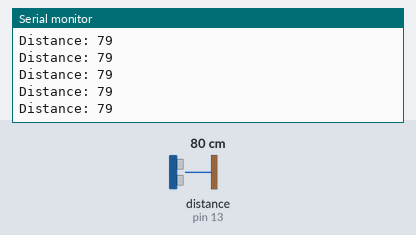
Simulated run of this sketch. Board: Arduino Uno, built with avr-gcc and run on an emulated ATmega328P. On the bench: the last lines printed to the serial monitor. Wiring (inferred from the names in the program): ultrasonic range finder: trigger pin 12; echo pin 13. The inputs (shaded band) are chosen by the test bench; at power-on: distance to the obstacle (sensor on pin 13) 80 cm. The echo pulse lasts 58.3 µs per cm.

Above: at 1.2 s.
1.3 s: distance to the obstacle (sensor on pin 13) set to 2 cm
At 2.1 s:
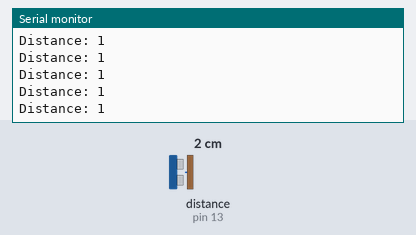
4.3 s: distance to the obstacle (sensor on pin 13) set to 120 cm
At 4.9 s:
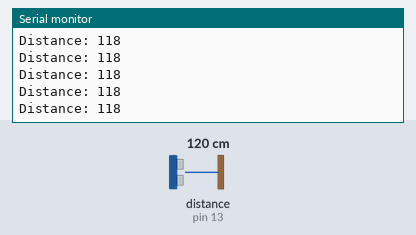
7.3 s: distance to the obstacle (sensor on pin 13) set to 4 cm
At 8.0 s:
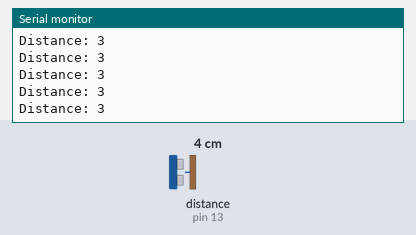
10.3 s: distance to the obstacle (sensor on pin 13) set to 18 cm
At 11.3 s:
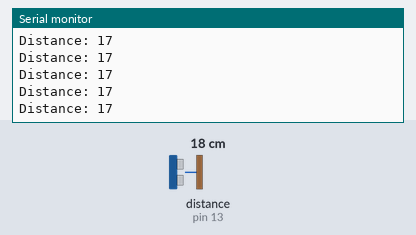
Timing chart, 0 to 13.3 s (numbered marks = the images above; inputs shaded):
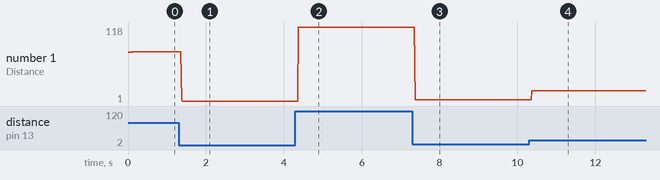

The sketch:

range.ino
```cpp
int TRIGGER_PIN = 12;
int ECHO_PIN = 13;

long duration;
int distance;

void setup() {

  pinMode(TRIGGER_PIN, OUTPUT);
  pinMode(ECHO_PIN, INPUT);

  Serial.begin(9600);

}

void loop() {

  digitalWrite(TRIGGER_PIN, LOW);
  delayMicroseconds(2);

  digitalWrite(TRIGGER_PIN, HIGH);
  delayMicroseconds(10);
  digitalWrite(TRIGGER_PIN, LOW);

  duration = pulseIn(ECHO_PIN, HIGH);
  distance = duration * 0.034 / 2;

  Serial.print("Distance: ");
  Serial.println(distance);

}
```

Measured:
- after the input at 1.3 s, the serial monitor: prints a new line after 0.07 s (image 1)
- after the input at 4.3 s, the serial monitor: prints a new line after 0.08 s (image 2)
- after the input at 7.3 s, the serial monitor: prints a new line after 0.07 s (image 3)
- after the input at 10.3 s, the serial monitor: prints a new line after 0.07 s (image 4)
- plotted number 1: 79 → 1 after the input at 1.3 s, 1 → 118 after the input at 4.3 s, 118 → 3 after the input at 7.3 s, 3 → 1 after the input at 10.3 s
